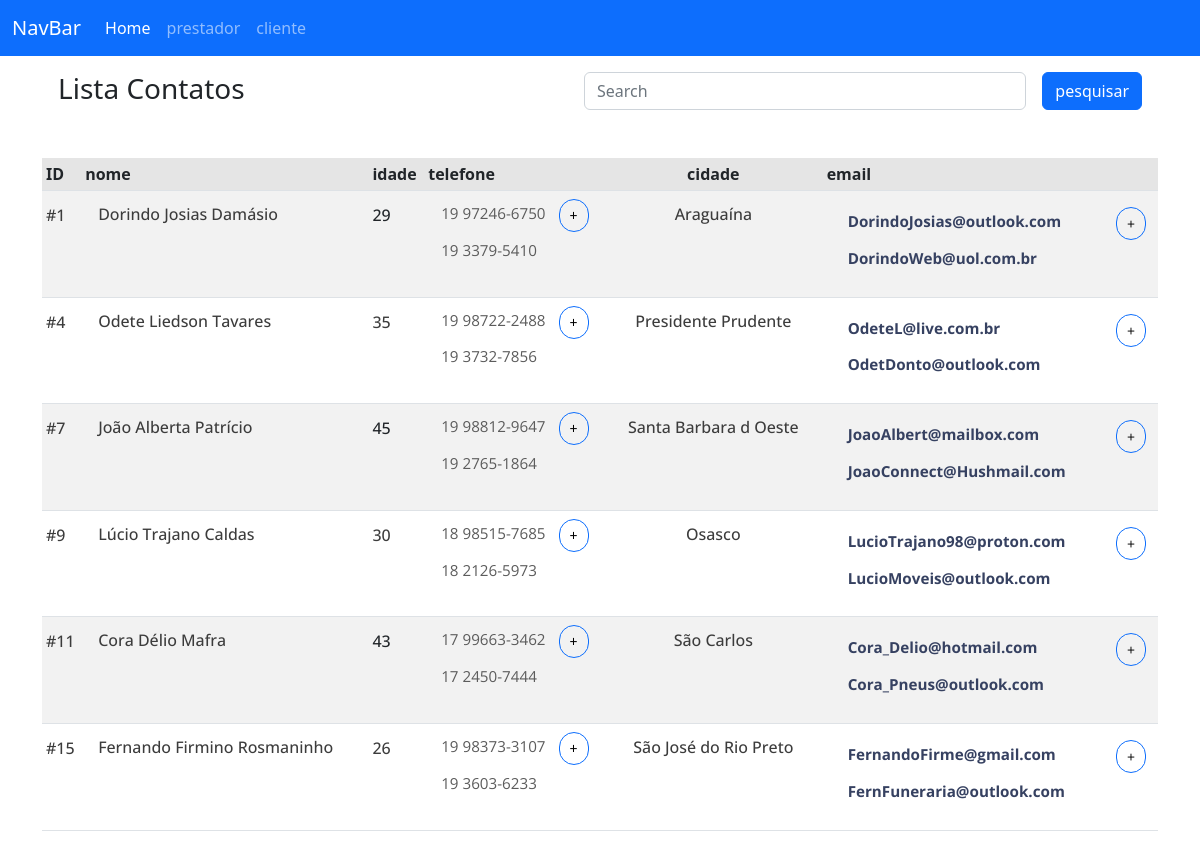
Screenshot of /index.php?cliente=0&prestador=1 with the database file from the repository.
### tables this page shows
CREATE TABLE contato (
	id INT PRIMARY KEY AUTO_INCREMENT,
    nome VARCHAR(45),
    idade INT
);

CREATE TABLE telefone (
    id INT PRIMARY KEY AUTO_INCREMENT,
    telefone VARCHAR(45),
    perfil VARCHAR(45),
    contato_id INT,
    FOREIGN KEY (contato_id)
        REFERENCES contato (id)
);

CREATE TABLE endereco (
    id INT PRIMARY KEY AUTO_INCREMENT,
    estado VARCHAR(45),
    cidade VARCHAR(45),
    bairro VARCHAR(45),
    rua VARCHAR(45),
    numero VARCHAR(45),
    complemento VARCHAR(45),
    observacao VARCHAR(45),
    contato_id INT,
    FOREIGN KEY (contato_id)
        REFERENCES contato (id)
);

CREATE TABLE email (
    id INT PRIMARY KEY AUTO_INCREMENT,
    email VARCHAR(45),
    perfil VARCHAR(45),
    contato_id INT,
    FOREIGN KEY (contato_id)
        REFERENCES contato (id)
);

### funcoes.php (called while the page is built, shortened)
<?php include("cabecalho.php");?>

### index.php (the view, shortened to what this page needs)
<?php include("funcoes.php");?>
<div class="container">
        <form class=" p-2 d-flex mb-3" action="#" method="GET" role="search" >
            <div class="me-auto p-2">
                <h3 class="titulo">Lista Contatos</h3>
            </div>
            <div class="p-2 col-5">
                <input type="search" class="form-control" type="search" placeholder="Search" name="pesquisa" aria-label="Search">
            </div>
            <div class="p-2">
                <button type="submit" class="btn btn-primary mb-3">pesquisar</button>
            </div>
        </form>
    <table class="table table-striped  table-sm">
        <thead>
            <tr class="table-active" >
                <th scope="col">ID</th>
                <th scope="col" class="none">nome</th>
                <th scope="col" style="@media(max-width: 1000px){ th{ display: none;}}">idade</th>
                <th scope="col">telefone</th>
                <th scope="col" class="text-center">cidade</th>
                <th scope="col">email</th>
            </tr>
        </thead>
        <tbody>
            <?php
                if(ISSET($_GET["pesquisa"])){
                    $contato = $conexao->prepare("SELECT * FROM contato where nome like :nome");
                    $nome = "%".$_GET["pesquisa"]."%";
                    $contato->bindParam(':nome',$nome, PDO::PARAM_STR);
                }
                else{
                    if(ISSET($_GET["cliente"]) || ISSET ($_GET["prestador"])){
                        $contato = $conexao->prepare("SELECT * FROM contato WHERE cliente = :cliente AND prestador = :prestador");
                        $contato->bindParam(':cliente', $_GET["cliente"], PDO::PARAM_STR);
                        $contato->bindParam(':prestador', $_GET["prestador"], PDO::PARAM_STR);
                    }
                    else {
                        $contato = $conexao->prepare("SELECT * FROM contato");
                    }
                }
                $executa = $contato->execute();
                while($r_contato = $contato->fetch(PDO::FETCH_ASSOC))
                {
                    $contato_id = $r_contato["id"];
                ?>
            <tr>
                <th scope="row">
                    <div class ="mt-2">
                        <a href="contato.php?id=<?php echo $r_contato["id"];?>" class="principal">
                            #<?php echo $r_contato["id"];?>
                        </a>
                    </div>
                </th>
                <td>
                    <a type="button" class="btn btn-link principal" data-bs-toggle="modal" data-bs-target="#contato_<?php echo $r_contato["id"];?>">
                        <?php echo $r_contato["nome"];?>
                    </a>
                    <br>
                </td>
                <td class="principal">
                    <div class="mt-2">
                        <?php echo $r_contato["idade"];?>
                    </div>
                </td>
                <td>
                <div class="container-telefone d-flex">
                    <div class="tell">
                        <?php
                        $telefone = $conexao -> prepare("SELECT * FROM telefone WHERE contato_id = :contato_id");
                        $telefone->bindParam(':contato_id', $contato_id, PDO::PARAM_STR);
                        $executa = $telefone -> execute();
                        while ($r_telefone = $telefone ->fetch(PDO::FETCH_ASSOC))
                        {
                        ?>
                            <a type="button" class="btn btn-link secundario" data-bs-toggle="modal" data-bs-target="#telefone_<?php echo $r_telefone["id"];?>">
                                <?php echo $r_telefone["telefone"];?>
                            </a>
                            <br>
                        <?php } ?>
                    </div>
                    <div class="add-telefone">
                        <button type="button" name="btnadd" class="btn btn-outline-primary btn-sm  mt-1"  style ="border-radius: 25px; color: #000; padding: 5px 10px" data-bs-toggle="modal" data-bs-target="#add_<?php echo $contato_id ?>">+</button>
                    </div>
                </div>
                </td>
                <td class="text-center">
                    <?php
                        $endereco = $conexao->prepare("SELECT id, cidade FROM endereco  where contato_id = :contato_id");
                        $endereco->bindParam(':contato_id', $contato_id , PDO::PARAM_STR);
                        $executa = $endereco->execute();
                        while($r_endereco = $endereco->fetch(PDO::FETCH_ASSOC))
                        {
                        ?>
                            <a type="button" class="btn btn-link principal" data-bs-toggle="modal" data-bs-target="#cidade_<?php echo $r_endereco["id"];?>" >
                                <?php echo $r_endereco["cidade"];?>
                            </a>
                    <?php } ?>
                </td>
                <td class="secundario" style="position: relative">
                    <div class="container-email d-flex mb-2">
                        <div class="email p-2">
                            <?php
                                $email = $conexao->prepare("SELECT id, email FROM email WHERE  contato_id = :contato_id");
                                $email->bindParam(':contato_id', $contato_id , PDO::PARAM_STR);
                                $executa = $email->execute();
                                while($r_email = $email->fetch(PDO::FETCH_ASSOC))
                                {
                                ?>
                                    <a type="button" class="btn btn-link secundario email_color"  style="font-weight: 700; color: #364161;" data-bs-toggle="modal" data-bs-target="#email_<?php echo $r_email["id"];?>">
                                        <?php echo $r_email["email"];?>
                                    </a>
                                    <br>
                            <?php } ?>
                        </div>
                        <div class="add-email ms-auto p-2">
                            <button type="button" name="btn-add-email" class="btn btn-outline-primary btn-sm  mt-1"  style ="border-radius: 25px; color: #000; padding: 5px 10px" data-bs-toggle="modal" data-bs-target="#add_email<?php echo $contato_id ?>">+</button>
                            </div>
                        </div>
                    </div>
                </td>
            </tr>
            <?php }?>
<?php include("rodape.php");?>

### cabecalho.php (shortened to what this page needs)
<!doctype html>
<html lang="en">
    <head>
        <link href="./css/bootstrap.min.css" rel="stylesheet">
        <link rel="stylesheet" href="./css/meuestilo.css">
    </head>
    <body>
    <nav class="navbar navbar-expand-lg navbar-dark bg-primary">
        <div class="container-fluid">
            <a class="navbar-brand" href="http://localhost/PDVG1/">NavBar</a>
            <div class="collapse navbar-collapse" id="navbarTogglerDemo03">
                <ul class="navbar-nav me-auto mb-2 mb-lg-0" style="text-align: center">
                    <li class="nav-item">
                        <a class="nav-link active" aria-current="page" href="http://localhost/PDVG1/">Home</a>
                    </li>
                    <li class="nav-item">
                        <a id="prestador" class="nav-link" href="index.php?cliente=0&prestador=1">prestador</a>
                    </li>
                    <li class="nav-item">
                        <a class="nav-link" href="index.php?cliente=1&prestador=0">cliente</a>
                    </li>
                </ul>
            </div>
        </div>
    </nav>

### rodape.php (shortened to what this page needs)
  </body>
</html>

### css/meuestilo.css (style rules this page uses)
.principal { font-family: 'Open Sans', sans-serif; font-size: 1rem; text-decoration: none; font-weight: 500; color: #3c3c3c; }
.secundario { font-family: 'Open Sans', sans-serif; font-size: 0.95rem; text-decoration: none; color: #5c5c5c; }

### rows the page displays
contato: id "1", nome "Dorindo Josias Damásio", idade "29"
telefone: telefone "19 97246-6750"
telefone: telefone "19 3379-5410"
endereco: cidade "Araguaína"
email: email "DorindoJosias@outlook.com"
email: email "DorindoWeb@uol.com.br"
contato: id "4", nome "Odete Liedson Tavares", idade "35"
telefone: telefone "19 98722-2488"
telefone: telefone "19 3732-7856"
endereco: cidade "Presidente Prudente"
email: email "OdeteL@live.com.br"
email: email "OdetDonto@outlook.com"
contato: id "7", nome "João Alberta Patrício", idade "45"
telefone: telefone "19 98812-9647"
telefone: telefone "19 2765-1864"
endereco: cidade "Santa Barbara d Oeste"
email: email "JoaoAlbert@mailbox.com"
email: email "JoaoConnect@Hushmail.com"
contato: id "9", nome "Lúcio Trajano Caldas", idade "30"
telefone: telefone "18 98515-7685"
telefone: telefone "18 2126-5973"
endereco: cidade "Osasco"
email: email "LucioTrajano98@proton.com"
email: email "LucioMoveis@outlook.com"
contato: id "11", nome "Cora Délio Mafra", idade "43"
telefone: telefone "17 99663-3462"
telefone: telefone "17 2450-7444"
endereco: cidade "São Carlos"
email: email "Cora_Delio@hotmail.com"
email: email "Cora_Pneus@outlook.com"
contato: id "15", nome "Fernando Firmino Rosmaninho", idade "26"
telefone: telefone "19 98373-3107"
telefone: telefone "19 3603-6233"
endereco: cidade "São José do Rio Preto"
email: email "FernandoFirme@gmail.com"
email: email "FernFuneraria@outlook.com"
